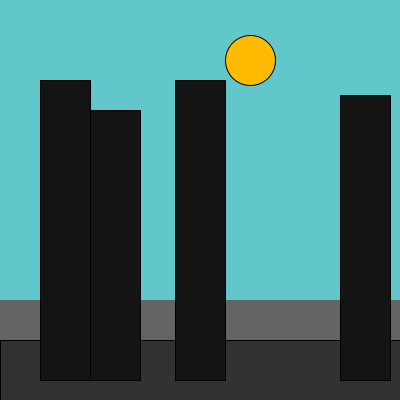
Frame 1 (no input)
Frame 60 (the mouse pressed at the canvas centre just before this capture): identical to frame 1, image omitted
Frame 120 (the mouse held since frame 60 and released just before this capture): identical to frame 1, image omitted

The Processing sketch that drew this single still picture (run headless with seeded random() and noise(); from frame 60 on, the mouse is pressed at the canvas centre):

// Processing sketch: processing_132015
// ── processing_132015.pde

int xPos = 250; //Starting position
int yPos = 60;  //Starting position


void setup() {
  size(400,400); //Makes the window
  background(97, 199, 203); //Makes the sky
  frameRate(100);
}

void draw() {
  
  // ================================= Controls the Time of Day. Also removes extra suns.
  if (yPos <= 140) {
    background(97, 199, 203);
  } else if ((yPos > 140) && (yPos < 300)) {
    background(19, 154, 160);
  } else {
    background(0, 74, 77);
  }
  // ===================================================

  fill(255,187,0); // Orange
  ellipse(xPos, yPos, 50, 50); //Makes the Sun
  
  fill(50); // Grey
  rect(0, 340, width, 60); //Makes the Floor
  
  noStroke(); //Gets rid of outline.
  fill(100); //Lighter grey
  rect(0, 300, width, 40); //Skyline
  
  stroke(0); //Puts outline back.
  fill(20); //Dark Grey
  rect(40, 80, 50, 300); //Left tower
  rect(90, 110, 50, 270); //Middle Left Tower
  rect(175, 80, 50, 300); //Middle Right Tower
  rect(340, 95, 50, 285); //Right Tower
}

// =================================== Moves the sun around.
void keyPressed() {
  if (key == CODED) {
    if (keyCode == LEFT) {
      xPos = xPos - 1;
    } if (keyCode == RIGHT) {
      xPos = xPos + 1; 
    } if (keyCode == UP) {
      yPos = yPos - 1;
    } if (keyCode == DOWN) {
      yPos = yPos + 1;
    }
  }
}
// ============================================
